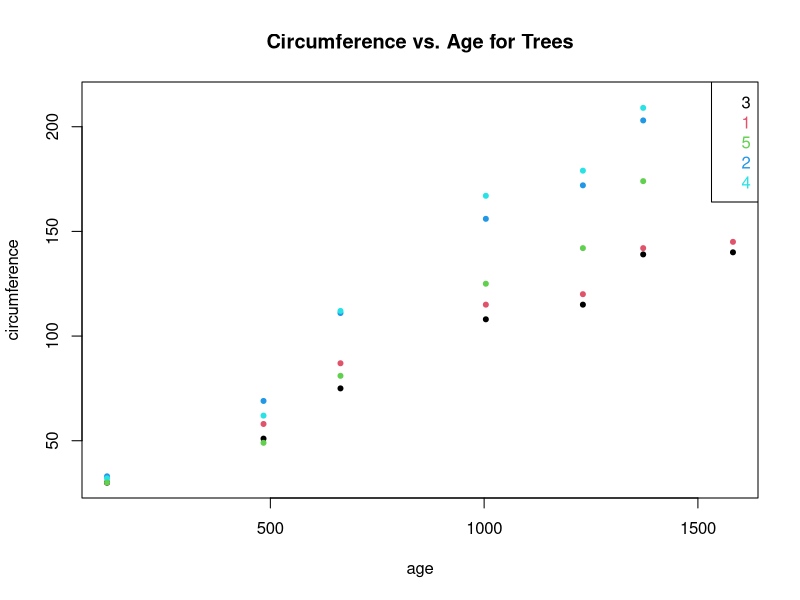

The R script that drew this image: (Note: this script raises an error after producing the figure.)
setwd("/Users/smadaan/Documents/ML_UCSC/week1/HW")
orange<-as.data.frame(Orange)

# -- explore the data
class(orange)
str(orange)
head(orange)
levels(orange[,1])
names(orange)
summary(orange)

# 4.1 -- plot age vs circumference
plot(orange$age, orange$circumference, xlab="age", ylab="circumference",
	 pch=20,main="Circumference vs. Age for Trees", col=orange$Tree)
#palette()
legend('topright', legend = levels(factor(orange$Tree)), 
		text.col=seq_along(levels(orange$Tree)))

#4.2 Cor between age and circ for 1st tree
orange.1<-orange[which(orange$Tree==1),]
cor(orange.1$age,orange.1$circumference)
# [1] 0.9854675


#4.3 
names(orange)
t.levels<-sort(levels(orange$Tree))

stats<-data.frame(matrix(nrow=length(t.levels),ncol=0))
stats$Tree<-t.levels
stats$COVARIANCE<-as.matrix(by(orange, orange$Tree,
			function(x){cov(x$age,x$circumference)}))			
stats$CORRELATION<-as.matrix(by(orange, orange$Tree,
			function(x){cor(x$age,x$circumference)}))
stats

#Alt
corrs<-by(orange[,2:3],orange$Tree,function(x){cor(x$age,x$circumference)})
corr.df<-as.data.frame(as.matrix(result))
corr.df$TREE<-rownames(result)
colnames(corr.df)[1]<-"CORRELATION"
corr.df<-as.data.frame(lapply(corr.df,sort))


#4.4 stats for inflated circ
new.stats<-data.frame(matrix(nrow=length(t.levels),ncol=0))
new.stats$Tree<-t.levels
new.stats$COVARIANCE<-as.matrix(by(orange, orange$Tree,
			function(x){cov(x$age,x$circumference+10)}))			
new.stats$CORRELATION<-as.matrix(by(orange, orange$Tree,
			function(x){cor(x$age,x$circumference+10)}))
new.stats
# no change in covariance or correlation


#4.5 stats for double circ
new2.stats<-data.frame(matrix(nrow=length(t.levels),ncol=0))
new2.stats$Tree<-t.levels
new2.stats$COVARIANCE<-as.matrix(by(orange, orange$Tree,
			function(x){cov(x$age,x$circumference*2)}))			
new2.stats$CORRELATION<-as.matrix(by(orange, orange$Tree,
			function(x){cor(x$age,x$circumference*2)}))
new2.stats
# covariance doubles, correlation remains same

#4.6 stats for circ*(-2)
new3.stats<-data.frame(matrix(nrow=length(t.levels),ncol=0))
new3.stats$Tree<-t.levels
new3.stats$COVARIANCE<-as.matrix(by(orange, orange$Tree,
			function(x){cov(x$age,x$circumference*(-2))}))			
new3.stats$CORRELATION<-as.matrix(by(orange, orange$Tree,
			function(x){cor(x$age,x$circumference*(-2))}))
new3.stats
# covariance doubles, new.corr = orig.corr*-2





